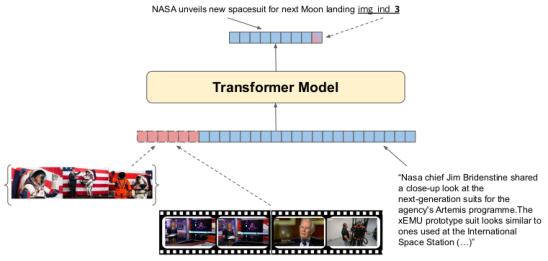
#> input picture resources/unmhg_overview.png, 548 x 261 px
$ python crop_reference_images.py ../../resources/unmhg_overview.png
#> lines starting #> are read from the running program, lines starting #| are printed output that depends on the picture
import sys
from PIL import Image

img_path = sys.argv[1]

_img = Image.open(img_path).convert('RGB')
_img.crop([0, 0, 1024, 490]).save(img_path.replace("_RAW_", "").replace(".png", ".jpg"))
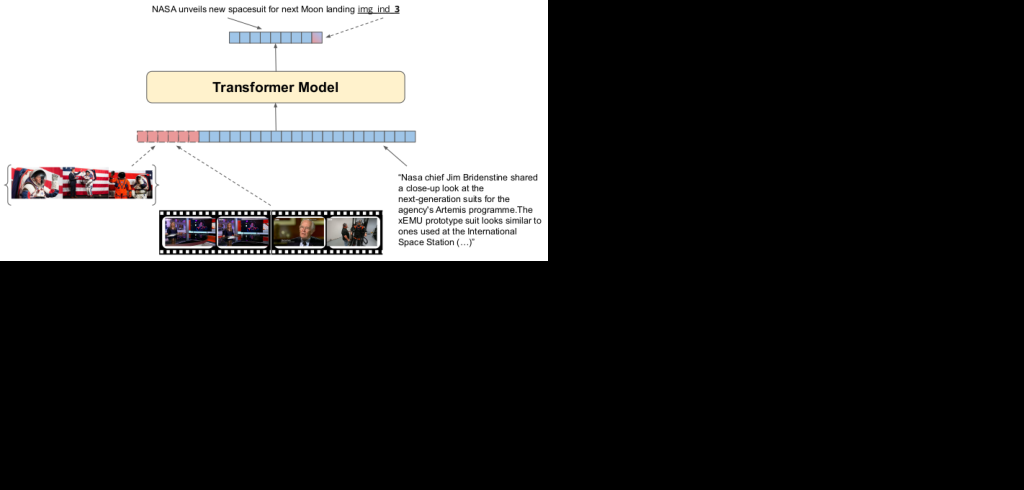
#> saved as unmhg_overview.jpg: PIL image 1024x490 RGB; mean R, G, B 66.2, 65.5, 65.2
